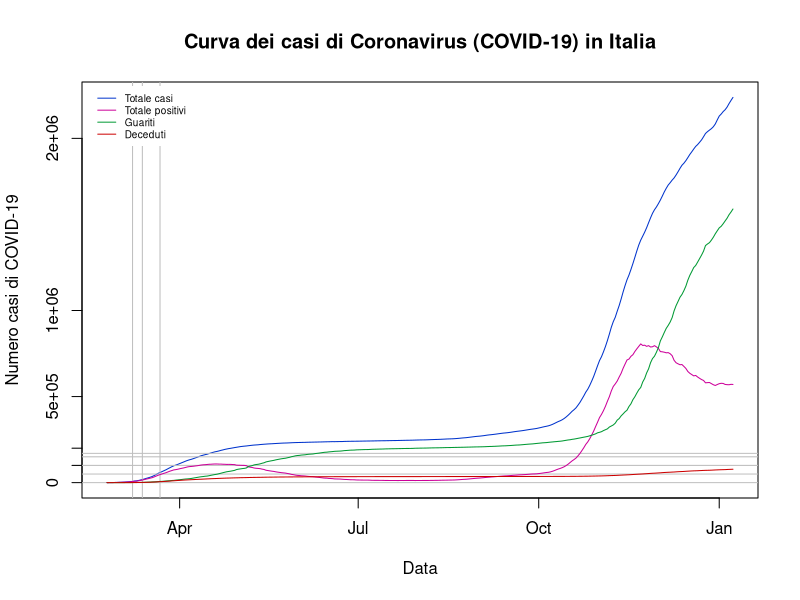
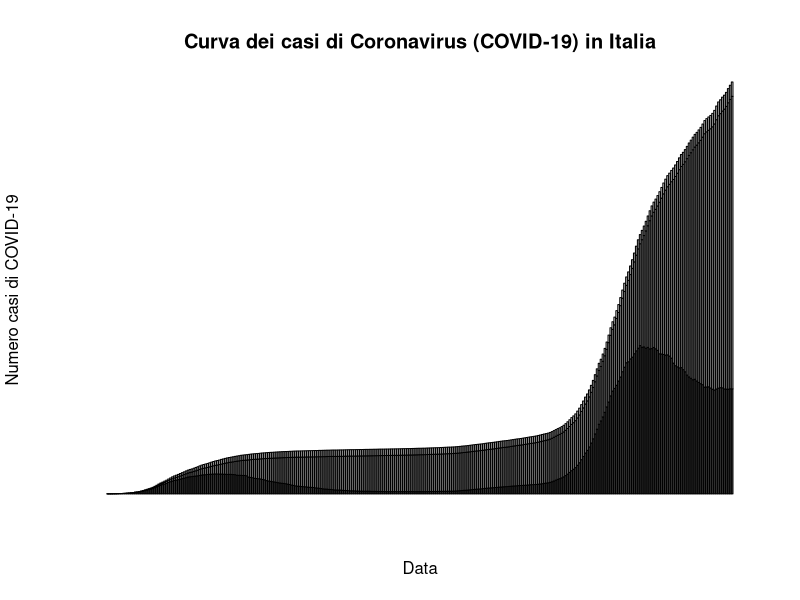
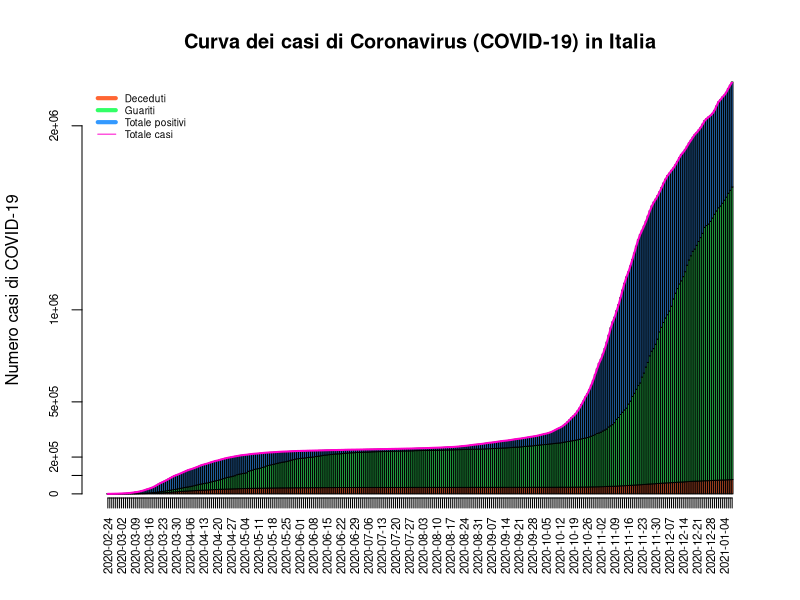
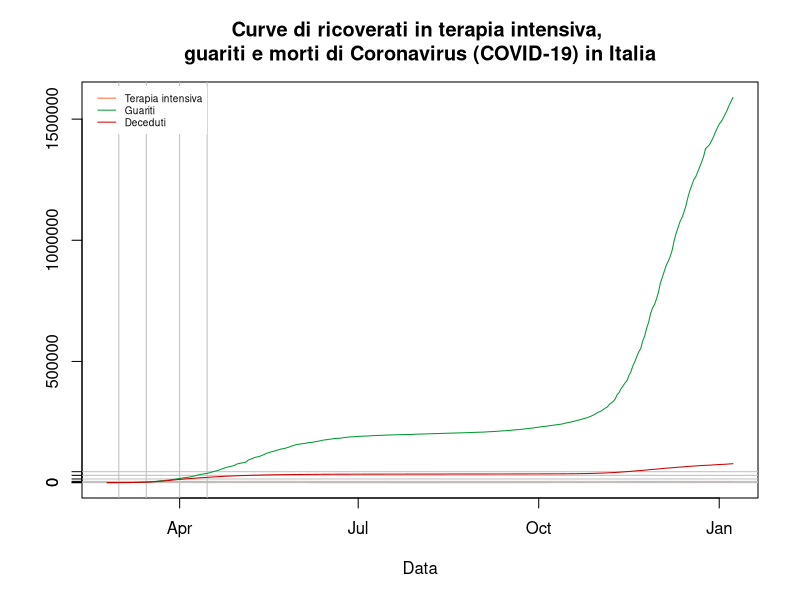
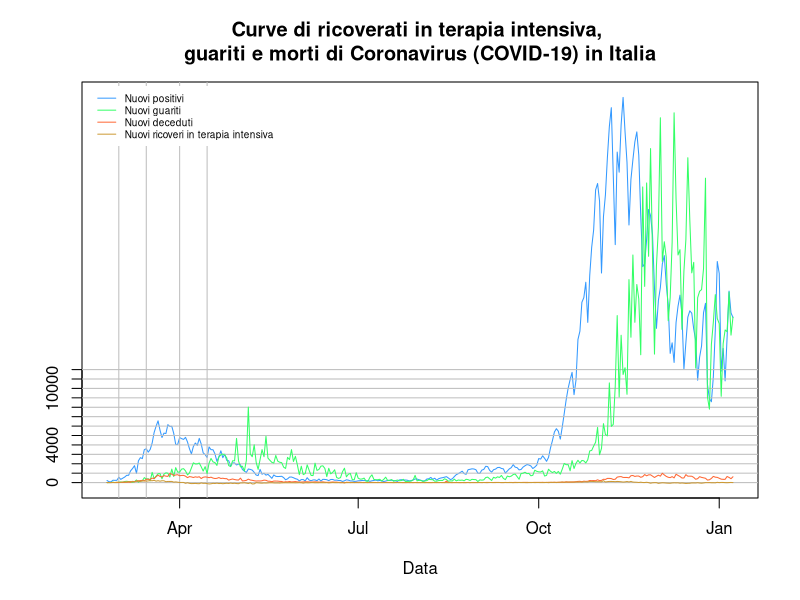

Here is the R script that generated these plots, in order:
## ---- chunk 1
knitr::opts_chunk$set(echo = TRUE)
## ---- chunk 2
###This code chunk allows me to load the data and treat dates conveniently
#setwd("github/covid_19_data/")
covid_data <- read.delim("covid_data.csv",sep=",",header=T)
covid_data$date <- as.Date(covid_data$date)
regions <- levels(covid_data$denominazione_regione)

###This code chunk allows me to subset the Italian regions.
italia <- subset(covid_data,covid_data$denominazione_regione=="Italia")
n <- length(italia$date) #convenient, because it represents the number of observations
italia$growth_tot <- c(0,diff(italia$totale_casi)/italia$totale_casi[1:n-1]) #Growth rate of total cases
italia$nuovi_terapia_intensiva <- c(0,diff(italia$terapia_intensiva))
italia$growth_ter_int <- c(0,diff(italia$terapia_intensiva)/italia$terapia_intensiva[1:n-1]) #Growth rate of intensive care
italia$nuovi_deceduti <- c(0,diff(italia$deceduti))
italia$growth_dec <- c(0,diff(italia$deceduti)/italia$deceduti[1:n-1]) #Growth rate of deceased
italia$nuovi_guariti <- c(0,diff(italia$dimessi_guariti))

abruzzo <- subset(covid_data,covid_data$denominazione_regione=="Abruzzo")
abruzzo$growth_tot <- c(0,diff(abruzzo$totale_casi)/abruzzo$totale_casi[1:n-1]) #Growth rate of contagions
abruzzo$growth_ter_int <- c(0,diff(abruzzo$terapia_intensiva)/abruzzo$terapia_intensiva[1:n-1]) #Growth rate of intensive care
abruzzo$nuovi_deceduti <- c(0,diff(abruzzo$deceduti))
abruzzo$growth_dec <- c(0,diff(abruzzo$deceduti)/abruzzo$deceduti[1:n-1]) #Growth rate of deceased
abruzzo$share_tot <- abruzzo$totale_casi/italia$totale_casi
abruzzo$share_new <- abruzzo$nuovi_positivi/italia$nuovi_positivi
abruzzo$share_ter_int <- abruzzo$terapia_intensiva/italia$terapia_intensiva
abruzzo$share_dec <- abruzzo$deceduti/italia$deceduti

basilicata <- subset(covid_data,covid_data$denominazione_regione=="Basilicata")
basilicata$growth_tot <- c(0,diff(basilicata$totale_casi)/basilicata$totale_casi[1:n-1]) #Growth rate of contagions
basilicata$growth_ter_int <- c(0,diff(basilicata$terapia_intensiva)/basilicata$terapia_intensiva[1:n-1]) #Growth rate of intensive care
basilicata$nuovi_deceduti <- c(0,diff(basilicata$deceduti))
basilicata$growth_dec <- c(0,diff(basilicata$deceduti)/basilicata$deceduti[1:n-1]) #Growth rate of deceased
basilicata$share_tot <- basilicata$totale_casi/italia$totale_casi
basilicata$share_new <- basilicata$nuovi_positivi/italia$nuovi_positivi
basilicata$share_ter_int <- basilicata$terapia_intensiva/italia$terapia_intensiva
basilicata$share_dec <- basilicata$deceduti/italia$deceduti

calabria <- subset(covid_data,covid_data$denominazione_regione=="Calabria")
calabria$growth_tot <- c(0,diff(calabria$totale_casi)/calabria$totale_casi[1:n-1]) #Growth rate of contagions
calabria$growth_ter_int <- c(0,diff(calabria$terapia_intensiva)/calabria$terapia_intensiva[1:n-1]) #Growth rate of intensive care
calabria$nuovi_deceduti <- c(0,diff(calabria$deceduti))
calabria$growth_dec <- c(0,diff(calabria$deceduti)/calabria$deceduti[1:n-1]) #Growth rate of deceased
calabria$share_tot <- calabria$totale_casi/italia$totale_casi
calabria$share_new <- calabria$nuovi_positivi/italia$nuovi_positivi
calabria$share_ter_int <- calabria$terapia_intensiva/italia$terapia_intensiva
calabria$share_dec <- calabria$deceduti/italia$deceduti

campania <- subset(covid_data,covid_data$denominazione_regione=="Campania")
campania$growth_tot <- c(0,diff(campania$totale_casi)/campania$totale_casi[1:n-1]) #Growth rate of contagions
campania$growth_ter_int <- c(0,diff(campania$terapia_intensiva)/campania$terapia_intensiva[1:n-1]) #Growth rate of intensive care
campania$nuovi_deceduti <- c(0,diff(campania$deceduti))
campania$growth_dec <- c(0,diff(campania$deceduti)/campania$deceduti[1:n-1]) #Growth rate of deceased
campania$share_tot <- campania$totale_casi/italia$totale_casi
campania$share_new <- campania$nuovi_positivi/italia$nuovi_positivi
campania$share_ter_int <- campania$terapia_intensiva/italia$terapia_intensiva
campania$share_dec <- campania$deceduti/italia$deceduti

e_romagna <- subset(covid_data,covid_data$denominazione_regione=="Emilia-Romagna")
e_romagna$growth_tot <- c(0,diff(e_romagna$totale_casi)/e_romagna$totale_casi[1:n-1]) #Growth rate of contagions
e_romagna$growth_ter_int <- c(0,diff(e_romagna$terapia_intensiva)/e_romagna$terapia_intensiva[1:n-1]) #Growth rate of intensive care
e_romagna$nuovi_deceduti <- c(0,diff(e_romagna$deceduti))
e_romagna$growth_dec <- c(0,diff(e_romagna$deceduti)/e_romagna$deceduti[1:n-1]) #Growth rate of deceased
e_romagna$share_tot <- e_romagna$totale_casi/italia$totale_casi
e_romagna$share_new <- e_romagna$nuovi_positivi/italia$nuovi_positivi
e_romagna$share_ter_int <- e_romagna$terapia_intensiva/italia$terapia_intensiva
e_romagna$share_dec <- e_romagna$deceduti/italia$deceduti

fv_giulia <- subset(covid_data,covid_data$denominazione_regione=="Friuli Venezia Giulia")
fv_giulia$growth_tot <- c(0,diff(fv_giulia$totale_casi)/fv_giulia$totale_casi[1:n-1]) #Growth rate of contagions
fv_giulia$growth_ter_int <- c(0,diff(fv_giulia$terapia_intensiva)/fv_giulia$terapia_intensiva[1:n-1]) #Growth rate of intensive care
fv_giulia$nuovi_deceduti <- c(0,diff(fv_giulia$deceduti))
fv_giulia$growth_dec <- c(0,diff(fv_giulia$deceduti)/fv_giulia$deceduti[1:n-1]) #Growth rate of deceased
fv_giulia$share_tot <- fv_giulia$totale_casi/italia$totale_casi
fv_giulia$share_new <- fv_giulia$nuovi_positivi/italia$nuovi_positivi
fv_giulia$share_ter_int <- fv_giulia$terapia_intensiva/italia$terapia_intensiva
fv_giulia$share_dec <- fv_giulia$deceduti/italia$deceduti

lazio <- subset(covid_data,covid_data$denominazione_regione=="Lazio")
lazio$growth_tot <- c(0,diff(lazio$totale_casi)/lazio$totale_casi[1:n-1]) #Growth rate of contagions
lazio$growth_ter_int <- c(0,diff(lazio$terapia_intensiva)/lazio$terapia_intensiva[1:n-1]) #Growth rate of intensive care
lazio$nuovi_deceduti <- c(0,diff(lazio$deceduti))
lazio$growth_dec <- c(0,diff(lazio$deceduti)/lazio$deceduti[1:n-1]) #Growth rate of deceased
lazio$share_tot <- lazio$totale_casi/italia$totale_casi
lazio$share_new <- lazio$nuovi_positivi/italia$nuovi_positivi
lazio$share_ter_int <- lazio$terapia_intensiva/italia$terapia_intensiva
lazio$share_dec <- lazio$deceduti/italia$deceduti

liguria <- subset(covid_data,covid_data$denominazione_regione=="Liguria")
liguria$growth_tot <- c(0,diff(liguria$totale_casi)/liguria$totale_casi[1:n-1]) #Growth rate of contagions
liguria$growth_ter_int <- c(0,diff(liguria$terapia_intensiva)/liguria$terapia_intensiva[1:n-1]) #Growth rate of intensive care
liguria$nuovi_deceduti <- c(0,diff(liguria$deceduti))
liguria$growth_dec <- c(0,diff(liguria$deceduti)/liguria$deceduti[1:n-1]) #Growth rate of deceased
liguria$share_tot <- liguria$totale_casi/italia$totale_casi
liguria$share_new <- liguria$nuovi_positivi/italia$nuovi_positivi
liguria$share_ter_int <- liguria$terapia_intensiva/italia$terapia_intensiva
liguria$share_dec <- liguria$deceduti/italia$deceduti

lombardia <- subset(covid_data,covid_data$denominazione_regione=="Lombardia")
lombardia$growth_tot <- c(0,diff(lombardia$totale_casi)/lombardia$totale_casi[1:n-1]) #Growth rate of contagions
lombardia$growth_ter_int <- c(0,diff(lombardia$terapia_intensiva)/lombardia$terapia_intensiva[1:n-1]) #Growth rate of intensive care
lombardia$nuovi_deceduti <- c(0,diff(lombardia$deceduti))
lombardia$growth_dec <- c(0,diff(lombardia$deceduti)/lombardia$deceduti[1:n-1]) #Growth rate of deceased
lombardia$share_tot <- lombardia$totale_casi/italia$totale_casi
lombardia$share_new <- lombardia$nuovi_positivi/italia$nuovi_positivi
lombardia$share_ter_int <- lombardia$terapia_intensiva/italia$terapia_intensiva
lombardia$share_dec <- lombardia$deceduti/italia$deceduti

marche <- subset(covid_data,covid_data$denominazione_regione=="Marche")
marche$growth_tot <- c(0,diff(marche$totale_casi)/marche$totale_casi[1:n-1]) #Growth rate of contagions
marche$growth_ter_int <- c(0,diff(marche$terapia_intensiva)/marche$terapia_intensiva[1:n-1]) #Growth rate of intensive care
marche$nuovi_deceduti <- c(0,diff(marche$deceduti))
marche$growth_dec <- c(0,diff(marche$deceduti)/marche$deceduti[1:n-1]) #Growth rate of deceased
marche$share_tot <- marche$totale_casi/italia$totale_casi
marche$share_new <- marche$nuovi_positivi/italia$nuovi_positivi
marche$share_ter_int <- marche$terapia_intensiva/italia$terapia_intensiva
marche$share_dec <- marche$deceduti/italia$deceduti

molise <- subset(covid_data,covid_data$denominazione_regione=="Molise")
molise$growth_tot <- c(0,diff(molise$totale_casi)/molise$totale_casi[1:n-1]) #Growth rate of contagions
molise$growth_ter_int <- c(0,diff(molise$terapia_intensiva)/molise$terapia_intensiva[1:n-1]) #Growth rate of intensive care
molise$nuovi_deceduti <- c(0,diff(molise$deceduti))
molise$growth_dec <- c(0,diff(molise$deceduti)/molise$deceduti[1:n-1]) #Growth rate of deceased
molise$share_tot <- molise$totale_casi/italia$totale_casi
molise$share_new <- molise$nuovi_positivi/italia$nuovi_positivi
molise$share_ter_int <- molise$terapia_intensiva/italia$terapia_intensiva
molise$share_dec <- molise$deceduti/italia$deceduti

bolzano <- subset(covid_data,covid_data$denominazione_regione=="P.A. Bolzano")
bolzano$growth_tot <- c(0,diff(bolzano$totale_casi)/bolzano$totale_casi[1:n-1]) #Growth rate of contagions
bolzano$growth_ter_int <- c(0,diff(bolzano$terapia_intensiva)/bolzano$terapia_intensiva[1:n-1]) #Growth rate of intensive care
bolzano$nuovi_deceduti <- c(0,diff(bolzano$deceduti))
bolzano$growth_dec <- c(0,diff(bolzano$deceduti)/bolzano$deceduti[1:n-1]) #Growth rate of deceased
bolzano$share_tot <- bolzano$totale_casi/italia$totale_casi
bolzano$share_new <- bolzano$nuovi_positivi/italia$nuovi_positivi
bolzano$share_ter_int <- bolzano$terapia_intensiva/italia$terapia_intensiva
bolzano$share_dec <- bolzano$deceduti/italia$deceduti

trento <- subset(covid_data,covid_data$denominazione_regione=="P.A. Trento")
trento$growth_tot <- c(0,diff(trento$totale_casi)/trento$totale_casi[1:n-1]) #Growth rate of contagions
trento$growth_ter_int <- c(0,diff(trento$terapia_intensiva)/trento$terapia_intensiva[1:n-1]) #Growth rate of intensive care
trento$nuovi_deceduti <- c(0,diff(trento$deceduti))
trento$growth_dec <- c(0,diff(trento$deceduti)/trento$deceduti[1:n-1]) #Growth rate of deceased
trento$share_tot <- trento$totale_casi/italia$totale_casi
trento$share_new <- trento$nuovi_positivi/italia$nuovi_positivi
trento$share_ter_int <- trento$terapia_intensiva/italia$terapia_intensiva
trento$share_dec <- trento$deceduti/italia$deceduti

piemonte <- subset(covid_data,covid_data$denominazione_regione=="Piemonte")
piemonte$growth_tot <- c(0,diff(piemonte$totale_casi)/piemonte$totale_casi[1:n-1]) #Growth rate of contagions
piemonte$growth_ter_int <- c(0,diff(piemonte$terapia_intensiva)/piemonte$terapia_intensiva[1:n-1]) #Growth rate of intensive care
piemonte$nuovi_deceduti <- c(0,diff(piemonte$deceduti))
piemonte$growth_dec <- c(0,diff(piemonte$deceduti)/piemonte$deceduti[1:n-1]) #Growth rate of deceased
piemonte$share_tot <- piemonte$totale_casi/italia$totale_casi
piemonte$share_new <- piemonte$nuovi_positivi/italia$nuovi_positivi
piemonte$share_ter_int <- piemonte$terapia_intensiva/italia$terapia_intensiva
piemonte$share_dec <- piemonte$deceduti/italia$deceduti

puglia <- subset(covid_data,covid_data$denominazione_regione=="Puglia")
puglia$growth_tot <- c(0,diff(puglia$totale_casi)/puglia$totale_casi[1:n-1]) #Growth rate of contagions
puglia$growth_ter_int <- c(0,diff(puglia$terapia_intensiva)/puglia$terapia_intensiva[1:n-1]) #Growth rate of intensive care
puglia$nuovi_deceduti <- c(0,diff(puglia$deceduti))
puglia$growth_dec <- c(0,diff(puglia$deceduti)/puglia$deceduti[1:n-1]) #Growth rate of deceased
puglia$share_tot <- puglia$totale_casi/italia$totale_casi
puglia$share_new <- puglia$nuovi_positivi/italia$nuovi_positivi
puglia$share_ter_int <- puglia$terapia_intensiva/italia$terapia_intensiva
puglia$share_dec <- puglia$deceduti/italia$deceduti

sardegna <- subset(covid_data,covid_data$denominazione_regione=="Sardegna")
sardegna$growth_tot <- c(0,diff(sardegna$totale_casi)/sardegna$totale_casi[1:n-1]) #Growth rate of contagions
sardegna$growth_ter_int <- c(0,diff(sardegna$terapia_intensiva)/sardegna$terapia_intensiva[1:n-1]) #Growth rate of intensive care
sardegna$nuovi_deceduti <- c(0,diff(sardegna$deceduti))
sardegna$growth_dec <- c(0,diff(sardegna$deceduti)/sardegna$deceduti[1:n-1]) #Growth rate of deceased
sardegna$share_tot <- sardegna$totale_casi/italia$totale_casi
sardegna$share_new <- sardegna$nuovi_positivi/italia$nuovi_positivi
sardegna$share_ter_int <- sardegna$terapia_intensiva/italia$terapia_intensiva
sardegna$share_dec <- sardegna$deceduti/italia$deceduti

sicilia <- subset(covid_data,covid_data$denominazione_regione=="Sicilia")
sicilia$growth_tot <- c(0,diff(sicilia$totale_casi)/sicilia$totale_casi[1:n-1]) #Growth rate of contagions
sicilia$growth_ter_int <- c(0,diff(sicilia$terapia_intensiva)/sicilia$terapia_intensiva[1:n-1]) #Growth rate of intensive care
sicilia$nuovi_deceduti <- c(0,diff(sicilia$deceduti))
sicilia$growth_dec <- c(0,diff(sicilia$deceduti)/sicilia$deceduti[1:n-1]) #Growth rate of deceased
sicilia$share_tot <- sicilia$totale_casi/italia$totale_casi
sicilia$share_new <- sicilia$nuovi_positivi/italia$nuovi_positivi
sicilia$share_ter_int <- sicilia$terapia_intensiva/italia$terapia_intensiva
sicilia$share_dec <- sicilia$deceduti/italia$deceduti

toscana <- subset(covid_data,covid_data$denominazione_regione=="Toscana")
toscana$growth_tot <- c(0,diff(toscana$totale_casi)/toscana$totale_casi[1:n-1]) #Growth rate of contagions
toscana$growth_ter_int <- c(0,diff(toscana$terapia_intensiva)/toscana$terapia_intensiva[1:n-1]) #Growth rate of intensive care
toscana$nuovi_deceduti <- c(0,diff(toscana$deceduti))
toscana$growth_dec <- c(0,diff(toscana$deceduti)/toscana$deceduti[1:n-1]) #Growth rate of deceased
toscana$share_tot <- toscana$totale_casi/italia$totale_casi
toscana$share_new <- toscana$nuovi_positivi/italia$nuovi_positivi
toscana$share_ter_int <- toscana$terapia_intensiva/italia$terapia_intensiva
toscana$share_dec <- toscana$deceduti/italia$deceduti

umbria <- subset(covid_data,covid_data$denominazione_regione=="Umbria")
umbria$growth_tot <- c(0,diff(umbria$totale_casi)/umbria$totale_casi[1:n-1]) #Growth rate of contagions
umbria$growth_ter_int <- c(0,diff(umbria$terapia_intensiva)/umbria$terapia_intensiva[1:n-1]) #Growth rate of intensive care
umbria$nuovi_deceduti <- c(0,diff(umbria$deceduti))
umbria$growth_dec <- c(0,diff(umbria$deceduti)/umbria$deceduti[1:n-1]) #Growth rate of deceased
umbria$share_tot <- umbria$totale_casi/italia$totale_casi
umbria$share_new <- umbria$nuovi_positivi/italia$nuovi_positivi
umbria$share_ter_int <- umbria$terapia_intensiva/italia$terapia_intensiva
umbria$share_dec <- umbria$deceduti/italia$deceduti

v_aosta <- subset(covid_data,covid_data$denominazione_regione=="Valle d'Aosta")
v_aosta$growth_tot <- c(0,diff(v_aosta$totale_casi)/v_aosta$totale_casi[1:n-1]) #Growth rate of contagions
v_aosta$growth_ter_int <- c(0,diff(v_aosta$terapia_intensiva)/v_aosta$terapia_intensiva[1:n-1]) #Growth rate of intensive care
v_aosta$nuovi_deceduti <- c(0,diff(v_aosta$deceduti))
v_aosta$growth_dec <- c(0,diff(v_aosta$deceduti)/v_aosta$deceduti[1:n-1]) #Growth rate of deceased
v_aosta$share_tot <- v_aosta$totale_casi/italia$totale_casi
v_aosta$share_new <- v_aosta$nuovi_positivi/italia$nuovi_positivi
v_aosta$share_ter_int <- v_aosta$terapia_intensiva/italia$terapia_intensiva
v_aosta$share_dec <- v_aosta$deceduti/italia$deceduti

veneto <- subset(covid_data,covid_data$denominazione_regione=="Veneto")
veneto$growth_tot <- c(0,diff(veneto$totale_casi)/veneto$totale_casi[1:n-1]) #Growth rate of contagions
veneto$growth_ter_int <- c(0,diff(veneto$terapia_intensiva)/veneto$terapia_intensiva[1:n-1]) #Growth rate of intensive care
veneto$nuovi_deceduti <- c(0,diff(veneto$deceduti))
veneto$growth_dec <- c(0,diff(veneto$deceduti)/veneto$deceduti[1:n-1]) #Growth rate of deceased
veneto$share_tot <- veneto$totale_casi/italia$totale_casi
veneto$share_new <- veneto$nuovi_positivi/italia$nuovi_positivi
veneto$share_ter_int <- veneto$terapia_intensiva/italia$terapia_intensiva
veneto$share_dec <- veneto$deceduti/italia$deceduti
## ---- chunk 3
###Components of total cases - Lines
marks <- c(0,100000,200000,500000,1000000,2000000) #These are marks that I want to force in the y axis instead of the defaults drawn by R
plot(totale_casi~date,italia,type="l",col="#0033CC",yaxt="n",xlab="Data",ylab="Numero casi di COVID-19",main="Curva dei casi di Coronavirus (COVID-19) in Italia")
axis(2,at=marks,labels=marks) #The axis function draws the marks and labels that I have set before
abline(h=c(0,50000,100000,150000,170000),v=italia$date[c(14,19,28)],col=c("grey")) #Horizontal lines where the marks are drawn, and vertical ones for specific dates
lines(totale_positivi~date,italia,type="l",pch=20,col="#CC0099")
lines(dimessi_guariti~date,italia,type="l",pch=1,col="#009933")
lines(deceduti~date,italia,type="l",pch=20,col="#CC0000")
legend("topleft",legend=c("Totale casi","Totale positivi","Guariti","Deceduti"),col=c("#0033CC","#CC0099","#009933","#CC0000"),box.lty=0,lty=1,cex=0.6,inset=c(0.01,0.01)) #Adding a legend without visible box (the legend is drawn in the top-left corner of the graph region and it is displaced to the right and centre by 0.01 (the inset() option))

###Components of total cases - Barplot + line (coloured)
#Here the bars are stacked, so that the final height represents the number of total cases (and I draw the relative line to mark it)
bar_colours <- c("#FF6633","#33FF66","#3399FF")
barplot(as.matrix(italia[,c(11,14,15)])~italia$date,xaxt="n",yaxt="n",xlab="Data",ylab="Numero casi di COVID-19",main="Curva dei casi di Coronavirus (COVID-19) in Italia") #I treat the data of interest as a matrix, because it allows me to draw a stacked barplot)
barplot_casi <- barplot(as.matrix(italia[,c(15,14,11)])~italia$date,col=bar_colours,xaxt="n",yaxt="n",xlab="",ylab="Numero casi di COVID-19",main="Curva dei casi di Coronavirus (COVID-19) in Italia") #I treat the data of interest as a matrix, because it allows me to draw a stacked barplot). I also give the barplot a name so that I can use it afterwards, to draw the juxtaposed line over the correct bars in the barplot
lines(x=barplot_casi,y=italia$totale_casi,lty=1,lwd=2,col="#FF00CC")
axis(2,at=marks,labels=marks,cex.axis=.7) #The axis function draws the marks and labels that I have set before
utili <- barplot_casi
axis(1,at=utili,labels=italia$date,gap.axis=.5,las=2,cex.axis=.7)
legend("topleft",legend=c("Deceduti","Guariti","Totale positivi","Totale casi"),col=c("#FF6633","#33FF66","#3399FF","#FF00CC"),box.lty=0,lty=c(5,5,5,1),lwd=c(4,4,4,1),cex=0.6,inset=c(0.01,0.01)) #Adding a legend without visible box (the legend is drawn in the top-left corner of the graph region and it is displaced to the right and centre by 0.01 (the inset() option))

###Deaths, intensive care and recoverings
marks_2 <- c(0,5000,15000,30000,45000) #These are marks that I want to force in the y axis instead of the defaults drawn by R
plot(terapia_intensiva~date,italia,type="l",col="#FF6633",ylim=c(0,max(italia$dimessi_guariti)),xlab="Data",ylab="",main="Curve di ricoverati in terapia intensiva, \nguariti e morti di Coronavirus (COVID-19) in Italia")
axis(2,at=marks_2,labels=marks_2) #The axis function draws the marks and labels that I have set before
abline(h=c(0,5000,15000,30000,45000),v=italia$date[c(7,21,38,52)],col=c("grey")) #Horizontal lines where the marks are drawn, and vertical ones for specific dates
lines(dimessi_guariti~date,italia,type="l",pch=20,col="#009933")
lines(deceduti~date,italia,type="l",pch=20,col="#CC0000")
legend("topleft",legend=c("Terapia intensiva","Guariti","Deceduti"),col=c("#FF6633","#009933","#CC0000"),box.lty=0,lty=1,cex=0.6,inset=c(0.01,0.01)) #Adding a legend without visible box (the legend is drawn in the top-left corner of the graph region and it is displaced to the right and centre by 0.01 (the inset() option))

###Daily cases, deaths, intensive care and recoverings
marks_3 <- seq(0,12000,1000) #These are marks that I want to force in the y axis instead of the defaults drawn by R
plot(nuovi_positivi~date,italia,type="l",col="#3399FF",yaxt="n",ylim=c(0,max(italia$nuovi_positivi)),xlab="Data",ylab="",main="Curve di ricoverati in terapia intensiva, \nguariti e morti di Coronavirus (COVID-19) in Italia")
axis(2,at=marks_3,labels=marks_3) #The axis function draws the marks and labels that I have set before
abline(h=marks_3,v=italia$date[c(7,21,38,52)],col=c("grey")) #Horizontal lines where the marks are drawn, and vertical ones for specific dates
lines(nuovi_guariti~date,italia,type="l",pch=20,col="#33FF66")
lines(nuovi_deceduti~date,italia,type="l",pch=20,col="#FF6633")
lines(nuovi_terapia_intensiva~date,italia,type="l",pch=20,col="#CC9933")
legend("topleft",legend=c("Nuovi positivi","Nuovi guariti","Nuovi deceduti","Nuovi ricoveri in terapia intensiva"),col=c("#3399FF","#33FF66","#FF6633","#CC9933"),box.lty=0,lty=1,cex=0.6,inset=c(0.01,0.01)) #Adding a legend without visible box (the legend is drawn in the top-left corner of the graph region and it is displaced to the right and centre by 0.01 (the inset() option))


